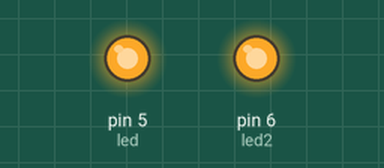
Simulated run of this sketch. Board: Arduino Uno, built with avr-gcc and run on an emulated ATmega328P. On the bench: output pins drawn as LEDs (lit = HIGH). Random numbers use the default seed unless the sketch sets one.

Above: at 0.1 s.
At 32.4 s:
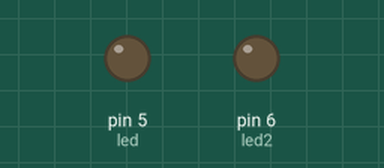
Timing chart, 0 to 40.0 s (numbered marks = the images above):
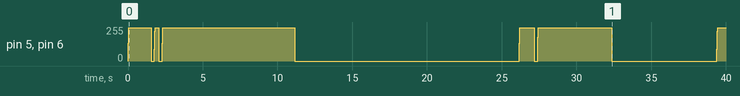

The sketch:

Halloweenspookyeyes.ino
```cpp
// (licence header left out)
//  LED pins
int led = 5;
int led2 = 6;

//  Max and min brightness
int maxBrightness = 250;
int minBrightness = 0;

//  Blink fade amount
int fadeOutAmount = 5;    // how many points to fade the LED by
int fadeInAmount = 15;

//  Blink speed range (in milliseconds)
int blinkSpeedMin = 150;
int blinkSpeedMax = 1500;

//  Max and min times to blink each iteration
int maxBlinks = 4;
int minBlinks = 1;

//  Max and min stare time (in seconds):
int maxStare = 9;
int minStare = 3;

//  Max and min sleep time between blinks (in seconds):
int maxSleep = 25;
int minSleep = 7;

// the setup routine runs once when you press reset:
void setup() {

  //  Setup LED's
  pinMode(led, OUTPUT);
  pinMode(led2, OUTPUT);

}

// the loop routine runs over and over again forever:
void loop() {

  //  Determine number of times to blink:
  int numBlinks = random(minBlinks, maxBlinks);

  for(int count = 0; count <= numBlinks; count++)
  {
      //  Fade them in
      blinkOpen();

      //  Blink speed:
      int blinkSpeed = random(blinkSpeedMin, blinkSpeedMax);

      // Pause to see the eyes on
      delay(blinkSpeed);

      if(count != numBlinks)
      {
        blinkClose();
      }

      delay(200);
  }

  //  Determine the amount of time to stare:
  int stareTime = random(minStare, maxStare) * 1000;

  // Pause to stare
  delay(stareTime);

  // Fade the eyes out
  fadeOut();

  //  Determine the amount of time to sleep:
  int sleepTime = random(minSleep, maxSleep) * 1000;

  //  'Sleep' with the eyes out
  delay(sleepTime);
}

//  Fade the eyes on (more slow than a blink)
void fadeIn()
{
  //  Loop to fade the leds in:
  for (int brightness = 0; brightness <= maxBrightness; brightness = brightness + fadeInAmount)
  {
      //  Fade both leds at the same time
      analogWrite(led, brightness); analogWrite(led2, brightness);

      // wait for 10 milliseconds to see the dimming effect
      delay(10);
  }

  //  Make sure the eyes are all the way on:
  analogWrite(led, maxBrightness); analogWrite(led2, maxBrightness);
}

//  Fade the eyes out (more slow than a blink)
void fadeOut()
{
  //  Loop to fade the leds out:
  for (int brightness = 255; brightness >= minBrightness; brightness = brightness - fadeOutAmount)
  {
      //  Fade both leds at the same time
      analogWrite(led, brightness); analogWrite(led2, brightness);

      // wait for 10 milliseconds to see the dimming effect
      delay(5);
  }

  //  Make sure the eyes are all the way off:
  analogWrite(led, minBrightness); analogWrite(led2, minBrightness);
}

//  Shut the eyes hard off
void eyesOff()
{
  //  Cut both leds at the same time
  analogWrite(led, minBrightness); analogWrite(led2, minBrightness);

  // wait for 10 milliseconds to see the dimming effect
  delay(5);
}

//  Rapid blink 'open'
void blinkOpen()
{
  //  Loop to fade the leds in:
  for (int brightness = 0; brightness <= maxBrightness; brightness = brightness + (fadeInAmount * 3))
  {
      //  Fade both leds at the same time
      analogWrite(led, brightness); analogWrite(led2, brightness);

      // wait for 10 milliseconds to see the dimming effect
      delay(10);
  }

  //  Make sure the eyes are all the way on:
  analogWrite(led, maxBrightness); analogWrite(led2, maxBrightness);
}

//  Rapid blink 'closed'
void blinkClose()
{
  //  Loop to fade the leds out:
  for (int brightness = 255; brightness >= minBrightness; brightness = brightness - (fadeOutAmount * 3))
  {
      //  Fade both leds at the same time
      analogWrite(led, brightness); analogWrite(led2, brightness);

      // wait for 10 milliseconds to see the dimming effect
      delay(5);
  }

  //  Make sure the eyes are all the way off:
  analogWrite(led, minBrightness); analogWrite(led2, minBrightness);
}
```
